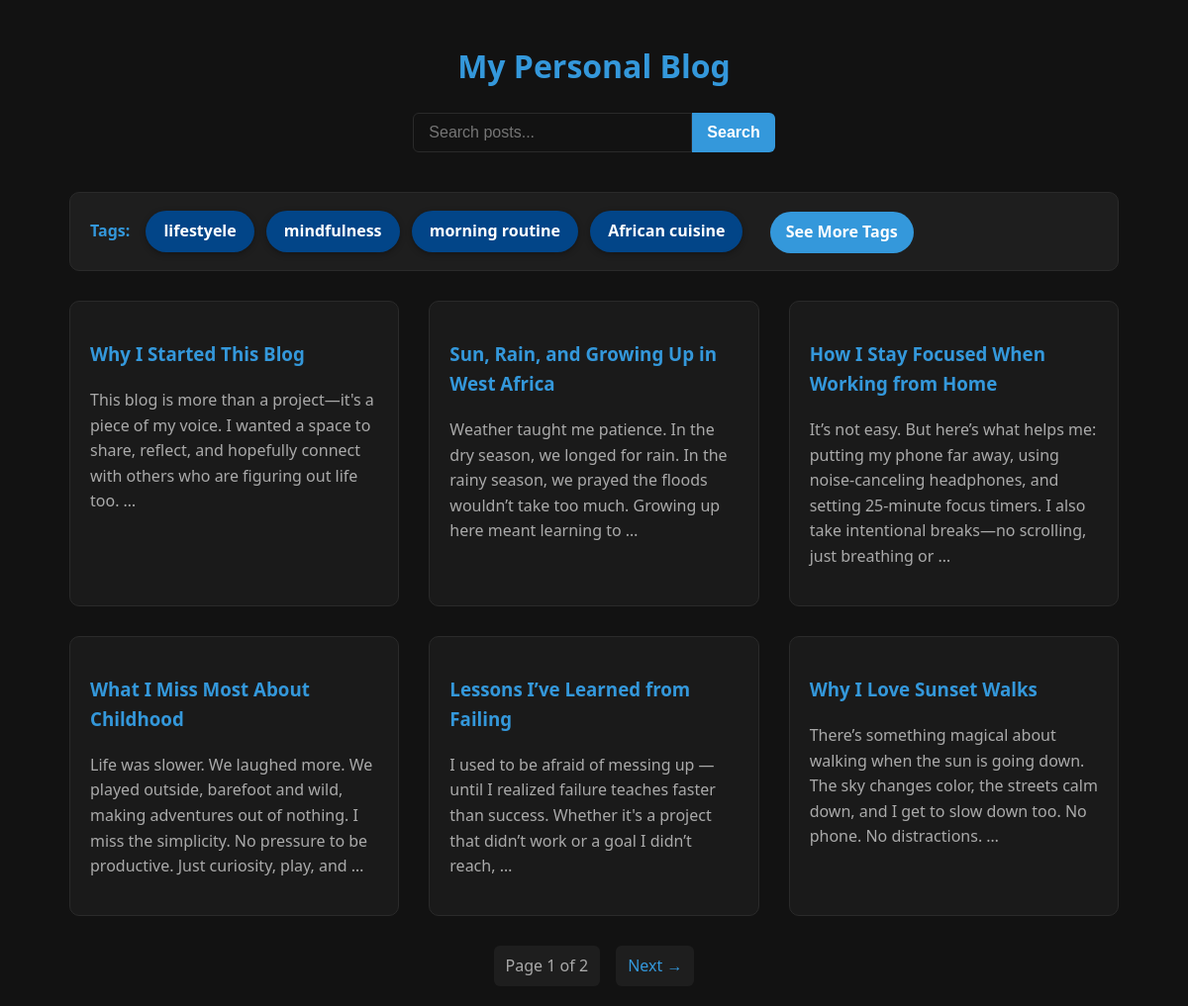
The page / on the database its author committed.
### myblog/models.py (models this page shows, shortened)
class Post(models.Model):
    class Status(models.TextChoices):
        DRAFT = 'DF', 'Draft'
        PUBLISHED = 'PB', 'Published'
    title = models.CharField(max_length=250)
    slug = models.SlugField(max_length=250)
    author = models.ForeignKey(
        settings.AUTH_USER_MODEL,
        on_delete=models.CASCADE,
        related_name='blog_posts'
        )
    body = models.TextField()
    publish = models.DateTimeField(default=timezone.now)
    created = models.DateTimeField(auto_now_add=True)
    updated = models.DateTimeField(auto_now=True)
    status = models.CharField(
        max_length=2,
        choices=Status,
        default=Status.DRAFT
    )
    objects = models.Manager() # The default manager.
    published = PublishedManager() # Our custom manager.
    tags = TaggableManager() # to use tags for posts
    image = CloudinaryField('image', blank=True, null=True)
    class Meta:
        ordering = ['-publish']
        indexes = [
            models.Index(fields = ['-publish']),
        ]
    def get_absolute_url(self):
        return reverse('myblog:post_detail',
                       args=[self.id, self.slug])

### myblog/views.py (the view)
# urls.py: path('', views.post_list, name='post_list'),
def post_list(request, tag_slug=None):
    posts = Post.objects.filter(status=Post.Status.PUBLISHED)
    tag = None
    if tag_slug:
        tag = get_object_or_404(Tag, slug=tag_slug)
        posts = posts.filter(tags__in=[tag])
    paginator = Paginator(posts, 6)  # You can adjust this number
    page_number = request.GET.get('page')
    page_obj = paginator.get_page(page_number)
    return render(request, 'myblog/post/list.html', {
        'posts': page_obj,
        'tag': tag,
        'tags': Tag.objects.all(),
        'is_paginated': page_obj.has_other_pages(),
        'page_obj': page_obj,
    })

### myblog/templates/myblog/post/list.html (shortened to what this page needs)
{% extends "base.html" %}
{% block content %}
<div class="container">
  <div class="tag-cloud">
    <strong>Tags:</strong>
    {% for t in tags|slice:":4" %}
      <a href="{% url 'myblog:post_list_by_tag' t.slug %}" class="tag">{{ t.name }}</a>
    {% empty %}
      <span>No tags yet.</span>
    {% endfor %}
    {% if tags|length > 4 %}
      <a href="{% url 'myblog:tag_list' %}" class="tag-more-button">See More Tags</a>
    {% endif %}
  </div>
  <div class="post-grid">
    {% for post in posts %}
      <article>
        <h3><a href="{{ post.get_absolute_url }}">{{ post.title }}</a></h3>
        <p>{{ post.body|truncatewords:30 }}</p>
      </article>
    {% empty %}
      <p>No posts found.</p>
    {% endfor %}
  </div>
  {% if is_paginated %}
    <div class="pagination">
      <span class="current">Page {{ page_obj.number }} of {{ page_obj.paginator.num_pages }}</span>
      {% if page_obj.has_next %}
        <a href="?page={{ page_obj.next_page_number }}">Next →</a>
      {% endif %}
    </div>
  {% endif %}
</div>
{% endblock %}

### static/css/blog.css (style rules this page uses)
:root { --bg-dark: #121212; --bg-light: #1e1e1e; --text-main: #e0e0e0; --text-muted: #aaaaaa; --accent-blue: #3498db; --accent-blue-hover: #2980b9; --card-bg: #1a1a1a; --border-gray: #2a2a2a; --tag-bg: hsl(210, 97%, 27%); --tag-hover-bg: hsl(210, 100%, 20%); }
body { margin: 0; font-family: 'Segoe UI', sans-serif; background-color: var(--bg-dark); color: var(--text-main); line-height: 1.6; padding: 20px; }
.container { max-width: 1100px; margin: auto; padding: 0 20px; }
.post-grid { display: grid; grid-template-columns: repeat(auto-fit, minmax(300px, 1fr)); gap: 30px; }
article { background-color: var(--card-bg); border: 1px solid var(--border-gray); border-radius: 10px; padding: 20px; transition: transform 0.3s ease, box-shadow 0.3s ease; }
article h3 a { color: var(--accent-blue); text-decoration: none; transition: color 0.3s; }
p { color: var(--text-muted); font-size: 1rem; }
a { color: var(--accent-blue); text-decoration: underline; }
.pagination { text-align: center; margin-top: 30px; }
.pagination a, .pagination span { display: inline-block; margin: 0 6px; padding: 8px 12px; background-color: var(--bg-light); color: var(--accent-blue); border-radius: 6px; text-decoration: none; transition: background-color 0.3s ease; }
.pagination .current { color: var(--text-muted); }
.tag-cloud { margin-bottom: 30px; background-color: var(--bg-light); padding: 12px 20px; border-radius: 10px; border: 1px solid var(--border-gray); }
.tag-cloud strong { color: var(--accent-blue); margin-right: 12px; font-weight: 600; }
.tag { display: inline-block; margin: 6px 8px 6px 0; padding: 8px 18px; font-size: 1rem; font-weight: 600; border-radius: 30px; background-color: var(--tag-bg); color: #fff; text-decoration: none; box-shadow: 0 2px 6px rgba(0,0,0,0.3); transition: background-color 0.3s ease, transform 0.15s ease; }
.tag-more-button { display: inline-block; margin-left: 15px; padding: 8px 16px; background-color: var(--accent-blue); color: white; border-radius: 25px; font-weight: 600; cursor: pointer; text-decoration: none; transition: background-color 0.3s ease; vertical-align: middle; }

### rows shown on the page
Tag: name "lifestyele"
Tag: name "mindfulness"
Tag: name "morning routine"
Tag: name "African cuisine"
Post: title "Why I Started This Blog", body "This blog is more than a project—it's a piece of my voice. I wanted a space to share, reflect, and hopefully connect with others who are figuring out life too. …"
Post: title "Sun, Rain, and Growing Up in West Africa", body "Weather taught me patience. In the dry season, we longed for rain. In the rainy season, we prayed the floods wouldn’t take too much. Growing up here meant learning to …"
Post: title "How I Stay Focused When Working from Home", body "It’s not easy. But here’s what helps me: putting my phone far away, using noise-canceling headphones, and setting 25-minute focus timers. I also take intentional breaks—no scrolling, just breathing or …"
Post: title "What I Miss Most About Childhood", body "Life was slower. We laughed more. We played outside, barefoot and wild, making adventures out of nothing. I miss the simplicity. No pressure to be productive. Just curiosity, play, and …"
Post: title "Lessons I’ve Learned from Failing", body "I used to be afraid of messing up — until I realized failure teaches faster than success. Whether it's a project that didn’t work or a goal I didn’t reach, …"
Post: title "Why I Love Sunset Walks", body "There’s something magical about walking when the sun is going down. The sky changes color, the streets calm down, and I get to slow down too. No phone. No distractions. …"

### other values the page prints
{{ page_obj.number }} "1"
{{ page_obj.paginator.num_pages }} "2"
